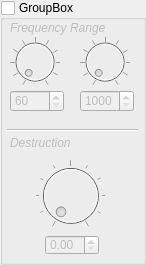
<?xml version="1.0" encoding="UTF-8"?>
<ui version="4.0">
 <class>ConfigRadioGroupBox</class>
 <widget class="QGroupBox" name="ConfigRadioGroupBox">
  <property name="geometry">
   <rect>
    <x>0</x>
    <y>0</y>
    <width>146</width>
    <height>265</height>
   </rect>
  </property>
  <property name="windowTitle">
   <string notr="true">GroupBox</string>
  </property>
  <property name="title">
   <string>GroupBox</string>
  </property>
  <property name="checkable">
   <bool>true</bool>
  </property>
  <property name="checked">
   <bool>false</bool>
  </property>
  <widget class="Line" name="line">
   <property name="geometry">
    <rect>
     <x>7</x>
     <y>120</y>
     <width>131</width>
     <height>20</height>
    </rect>
   </property>
   <property name="orientation">
    <enum>Qt::Horizontal</enum>
   </property>
  </widget>
  <widget class="QDial" name="dial_cf">
   <property name="geometry">
    <rect>
     <x>10</x>
     <y>30</y>
     <width>50</width>
     <height>64</height>
    </rect>
   </property>
   <property name="minimum">
    <number>60</number>
   </property>
   <property name="maximum">
    <number>999</number>
   </property>
   <property name="singleStep">
    <number>10</number>
   </property>
   <property name="pageStep">
    <number>100</number>
   </property>
   <property name="value">
    <number>60</number>
   </property>
   <property name="notchTarget">
    <double>9.699999999999999</double>
   </property>
   <property name="notchesVisible">
    <bool>true</bool>
   </property>
  </widget>
  <widget class="QDial" name="dial_bw">
   <property name="geometry">
    <rect>
     <x>80</x>
     <y>30</y>
     <width>50</width>
     <height>64</height>
    </rect>
   </property>
   <property name="minimum">
    <number>1000</number>
   </property>
   <property name="maximum">
    <number>6000</number>
   </property>
   <property name="singleStep">
    <number>10</number>
   </property>
   <property name="pageStep">
    <number>100</number>
   </property>
   <property name="notchTarget">
    <double>9.699999999999999</double>
   </property>
   <property name="notchesVisible">
    <bool>true</bool>
   </property>
  </widget>
  <widget class="QLabel" name="label_bp">
   <property name="geometry">
    <rect>
     <x>10</x>
     <y>20</y>
     <width>111</width>
     <height>16</height>
    </rect>
   </property>
   <property name="font">
    <font>
     <weight>50</weight>
     <italic>true</italic>
     <bold>false</bold>
    </font>
   </property>
   <property name="text">
    <string notr="true">Frequency Range</string>
   </property>
  </widget>
  <widget class="QDoubleSpinBox" name="doubleSpinBox_bw">
   <property name="geometry">
    <rect>
     <x>80</x>
     <y>90</y>
     <width>54</width>
     <height>22</height>
    </rect>
   </property>
   <property name="decimals">
    <number>0</number>
   </property>
   <property name="minimum">
    <double>1000.000000000000000</double>
   </property>
   <property name="maximum">
    <double>6000.000000000000000</double>
   </property>
   <property name="singleStep">
    <double>10.000000000000000</double>
   </property>
  </widget>
  <widget class="QDoubleSpinBox" name="doubleSpinBox_cf">
   <property name="geometry">
    <rect>
     <x>10</x>
     <y>90</y>
     <width>54</width>
     <height>22</height>
    </rect>
   </property>
   <property name="decimals">
    <number>0</number>
   </property>
   <property name="minimum">
    <double>60.000000000000000</double>
   </property>
   <property name="maximum">
    <double>999.000000000000000</double>
   </property>
   <property name="singleStep">
    <double>10.000000000000000</double>
   </property>
   <property name="value">
    <double>60.000000000000000</double>
   </property>
  </widget>
  <widget class="QLabel" name="label">
   <property name="geometry">
    <rect>
     <x>10</x>
     <y>135</y>
     <width>71</width>
     <height>16</height>
    </rect>
   </property>
   <property name="font">
    <font>
     <italic>true</italic>
    </font>
   </property>
   <property name="text">
    <string>Destruction</string>
   </property>
  </widget>
  <widget class="QDial" name="dial_destr">
   <property name="geometry">
    <rect>
     <x>35</x>
     <y>150</y>
     <width>71</width>
     <height>91</height>
    </rect>
   </property>
   <property name="maximum">
    <number>20</number>
   </property>
   <property name="notchTarget">
    <double>9.699999999999999</double>
   </property>
   <property name="notchesVisible">
    <bool>true</bool>
   </property>
  </widget>
  <widget class="QDoubleSpinBox" name="doubleSpinBox_destr">
   <property name="geometry">
    <rect>
     <x>45</x>
     <y>235</y>
     <width>54</width>
     <height>20</height>
    </rect>
   </property>
   <property name="decimals">
    <number>2</number>
   </property>
   <property name="maximum">
    <double>20.000000000000000</double>
   </property>
  </widget>
 </widget>
 <resources/>
 <connections/>
</ui>
